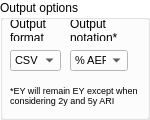
              <widget class="QGroupBox" name="groupBox_2">
               <property name="palette">
                <palette>
                 <active>
                  <colorrole role="WindowText">
                   <brush brushstyle="SolidPattern">
                    <color alpha="255">
                     <red>0</red>
                     <green>0</green>
                     <blue>0</blue>
                    </color>
                   </brush>
                  </colorrole>
                  <colorrole role="Button">
                   <brush brushstyle="SolidPattern">
                    <color alpha="255">
                     <red>255</red>
                     <green>255</green>
                     <blue>255</blue>
                    </color>
                   </brush>
                  </colorrole>
                  <colorrole role="Light">
                   <brush brushstyle="SolidPattern">
                    <color alpha="255">
                     <red>255</red>
                     <green>255</green>
                     <blue>255</blue>
                    </color>
                   </brush>
                  </colorrole>
                  <colorrole role="Midlight">
                   <brush brushstyle="SolidPattern">
                    <color alpha="255">
                     <red>255</red>
                     <green>255</green>
                     <blue>255</blue>
                    </color>
                   </brush>
                  </colorrole>
                  <colorrole role="Dark">
                   <brush brushstyle="SolidPattern">
                    <color alpha="255">
                     <red>127</red>
                     <green>127</green>
                     <blue>127</blue>
                    </color>
                   </brush>
                  </colorrole>
                  <colorrole role="Mid">
                   <brush brushstyle="SolidPattern">
                    <color alpha="255">
                     <red>170</red>
                     <green>170</green>
                     <blue>170</blue>
                    </color>
                   </brush>
                  </colorrole>
                  <colorrole role="Text">
                   <brush brushstyle="SolidPattern">
                    <color alpha="255">
                     <red>0</red>
                     <green>0</green>
                     <blue>0</blue>
                    </color>
                   </brush>
                  </colorrole>
                  <colorrole role="BrightText">
                   <brush brushstyle="SolidPattern">
                    <color alpha="255">
                     <red>255</red>
                     <green>255</green>
                     <blue>255</blue>
                    </color>
                   </brush>
                  </colorrole>
                  <colorrole role="ButtonText">
                   <brush brushstyle="SolidPattern">
                    <color alpha="255">
                     <red>0</red>
                     <green>0</green>
                     <blue>0</blue>
                    </color>
                   </brush>
                  </colorrole>
                  <colorrole role="Base">
                   <brush brushstyle="SolidPattern">
                    <color alpha="255">
                     <red>255</red>
                     <green>255</green>
                     <blue>255</blue>
                    </color>
                   </brush>
                  </colorrole>
                  <colorrole role="Window">
                   <brush brushstyle="SolidPattern">
                    <color alpha="255">
                     <red>255</red>
                     <green>255</green>
                     <blue>255</blue>
                    </color>
                   </brush>
                  </colorrole>
                  <colorrole role="Shadow">
                   <brush brushstyle="SolidPattern">
                    <color alpha="255">
                     <red>0</red>
                     <green>0</green>
                     <blue>0</blue>
                    </color>
                   </brush>
                  </colorrole>
                  <colorrole role="AlternateBase">
                   <brush brushstyle="SolidPattern">
                    <color alpha="255">
                     <red>255</red>
                     <green>255</green>
                     <blue>255</blue>
                    </color>
                   </brush>
                  </colorrole>
                  <colorrole role="ToolTipBase">
                   <brush brushstyle="SolidPattern">
                    <color alpha="255">
                     <red>255</red>
                     <green>255</green>
                     <blue>220</blue>
                    </color>
                   </brush>
                  </colorrole>
                  <colorrole role="ToolTipText">
                   <brush brushstyle="SolidPattern">
                    <color alpha="255">
                     <red>0</red>
                     <green>0</green>
                     <blue>0</blue>
                    </color>
                   </brush>
                  </colorrole>
                 </active>
                 <inactive>
                  <colorrole role="WindowText">
                   <brush brushstyle="SolidPattern">
                    <color alpha="255">
                     <red>0</red>
                     <green>0</green>
                     <blue>0</blue>
                    </color>
                   </brush>
                  </colorrole>
                  <colorrole role="Button">
                   <brush brushstyle="SolidPattern">
                    <color alpha="255">
                     <red>255</red>
                     <green>255</green>
                     <blue>255</blue>
                    </color>
                   </brush>
                  </colorrole>
                  <colorrole role="Light">
                   <brush brushstyle="SolidPattern">
                    <color alpha="255">
                     <red>255</red>
                     <green>255</green>
                     <blue>255</blue>
                    </color>
                   </brush>
                  </colorrole>
                  <colorrole role="Midlight">
                   <brush brushstyle="SolidPattern">
                    <color alpha="255">
                     <red>255</red>
                     <green>255</green>
                     <blue>255</blue>
                    </color>
                   </brush>
                  </colorrole>
                  <colorrole role="Dark">
                   <brush brushstyle="SolidPattern">
                    <color alpha="255">
                     <red>127</red>
                     <green>127</green>
                     <blue>127</blue>
                    </color>
                   </brush>
                  </colorrole>
                  <colorrole role="Mid">
                   <brush brushstyle="SolidPattern">
                    <color alpha="255">
                     <red>170</red>
                     <green>170</green>
                     <blue>170</blue>
                    </color>
                   </brush>
                  </colorrole>
                  <colorrole role="Text">
                   <brush brushstyle="SolidPattern">
                    <color alpha="255">
                     <red>0</red>
                     <green>0</green>
                     <blue>0</blue>
                    </color>
                   </brush>
                  </colorrole>
                  <colorrole role="BrightText">
                   <brush brushstyle="SolidPattern">
                    <color alpha="255">
                     <red>255</red>
                     <green>255</green>
                     <blue>255</blue>
                    </color>
                   </brush>
                  </colorrole>
                  <colorrole role="ButtonText">
                   <brush brushstyle="SolidPattern">
                    <color alpha="255">
                     <red>0</red>
                     <green>0</green>
                     <blue>0</blue>
                    </color>
                   </brush>
                  </colorrole>
                  <colorrole role="Base">
                   <brush brushstyle="SolidPattern">
                    <color alpha="255">
                     <red>255</red>
                     <green>255</green>
                     <blue>255</blue>
                    </color>
                   </brush>
                  </colorrole>
                  <colorrole role="Window">
                   <brush brushstyle="SolidPattern">
                    <color alpha="255">
                     <red>255</red>
                     <green>255</green>
                     <blue>255</blue>
                    </color>
                   </brush>
                  </colorrole>
                  <colorrole role="Shadow">
                   <brush brushstyle="SolidPattern">
                    <color alpha="255">
                     <red>0</red>
                     <green>0</green>
                     <blue>0</blue>
                    </color>
                   </brush>
                  </colorrole>
                  <colorrole role="AlternateBase">
                   <brush brushstyle="SolidPattern">
                    <color alpha="255">
                     <red>255</red>
                     <green>255</green>
                     <blue>255</blue>
                    </color>
                   </brush>
                  </colorrole>
                  <colorrole role="ToolTipBase">
                   <brush brushstyle="SolidPattern">
                    <color alpha="255">
                     <red>255</red>
                     <green>255</green>
                     <blue>220</blue>
                    </color>
                   </brush>
                  </colorrole>
                  <colorrole role="ToolTipText">
                   <brush brushstyle="SolidPattern">
                    <color alpha="255">
                     <red>0</red>
                     <green>0</green>
                     <blue>0</blue>
                    </color>
                   </brush>
                  </colorrole>
                 </inactive>
                 <disabled>
                  <colorrole role="WindowText">
                   <brush brushstyle="SolidPattern">
                    <color alpha="255">
                     <red>127</red>
                     <green>127</green>
                     <blue>127</blue>
                    </color>
                   </brush>
                  </colorrole>
                  <colorrole role="Button">
                   <brush brushstyle="SolidPattern">
                    <color alpha="255">
                     <red>255</red>
                     <green>255</green>
                     <blue>255</blue>
                    </color>
                   </brush>
                  </colorrole>
                  <colorrole role="Light">
                   <brush brushstyle="SolidPattern">
                    <color alpha="255">
                     <red>255</red>
                     <green>255</green>
                     <blue>255</blue>
                    </color>
                   </brush>
                  </colorrole>
                  <colorrole role="Midlight">
                   <brush brushstyle="SolidPattern">
                    <color alpha="255">
                     <red>255</red>
                     <green>255</green>
                     <blue>255</blue>
                    </color>
                   </brush>
                  </colorrole>
                  <colorrole role="Dark">
                   <brush brushstyle="SolidPattern">
                    <color alpha="255">
                     <red>127</red>
                     <green>127</green>
                     <blue>127</blue>
                    </color>
                   </brush>
                  </colorrole>
                  <colorrole role="Mid">
                   <brush brushstyle="SolidPattern">
                    <color alpha="255">
                     <red>170</red>
                     <green>170</green>
                     <blue>170</blue>
                    </color>
                   </brush>
                  </colorrole>
                  <colorrole role="Text">
                   <brush brushstyle="SolidPattern">
                    <color alpha="255">
                     <red>127</red>
                     <green>127</green>
                     <blue>127</blue>
                    </color>
                   </brush>
                  </colorrole>
                  <colorrole role="BrightText">
                   <brush brushstyle="SolidPattern">
                    <color alpha="255">
                     <red>255</red>
                     <green>255</green>
                     <blue>255</blue>
                    </color>
                   </brush>
                  </colorrole>
                  <colorrole role="ButtonText">
                   <brush brushstyle="SolidPattern">
                    <color alpha="255">
                     <red>127</red>
                     <green>127</green>
                     <blue>127</blue>
                    </color>
                   </brush>
                  </colorrole>
                  <colorrole role="Base">
                   <brush brushstyle="SolidPattern">
                    <color alpha="255">
                     <red>255</red>
                     <green>255</green>
                     <blue>255</blue>
                    </color>
                   </brush>
                  </colorrole>
                  <colorrole role="Window">
                   <brush brushstyle="SolidPattern">
                    <color alpha="255">
                     <red>255</red>
                     <green>255</green>
                     <blue>255</blue>
                    </color>
                   </brush>
                  </colorrole>
                  <colorrole role="Shadow">
                   <brush brushstyle="SolidPattern">
                    <color alpha="255">
                     <red>0</red>
                     <green>0</green>
                     <blue>0</blue>
                    </color>
                   </brush>
                  </colorrole>
                  <colorrole role="AlternateBase">
                   <brush brushstyle="SolidPattern">
                    <color alpha="255">
                     <red>255</red>
                     <green>255</green>
                     <blue>255</blue>
                    </color>
                   </brush>
                  </colorrole>
                  <colorrole role="ToolTipBase">
                   <brush brushstyle="SolidPattern">
                    <color alpha="255">
                     <red>255</red>
                     <green>255</green>
                     <blue>220</blue>
                    </color>
                   </brush>
                  </colorrole>
                  <colorrole role="ToolTipText">
                   <brush brushstyle="SolidPattern">
                    <color alpha="255">
                     <red>0</red>
                     <green>0</green>
                     <blue>0</blue>
                    </color>
                   </brush>
                  </colorrole>
                 </disabled>
                </palette>
               </property>
               <property name="autoFillBackground">
                <bool>true</bool>
               </property>
               <property name="title">
                <string>Output options</string>
               </property>
               <widget class="QLabel" name="label_8">
                <property name="geometry">
                 <rect>
                  <x>10</x>
                  <y>20</y>
                  <width>41</width>
                  <height>21</height>
                 </rect>
                </property>
                <property name="frameShape">
                 <enum>QFrame::NoFrame</enum>
                </property>
                <property name="text">
                 <string>Output format</string>
                </property>
                <property name="wordWrap">
                 <bool>true</bool>
                </property>
               </widget>
               <widget class="QLabel" name="label_12">
                <property name="geometry">
                 <rect>
                  <x>70</x>
                  <y>20</y>
                  <width>61</width>
                  <height>21</height>
                 </rect>
                </property>
                <property name="frameShape">
                 <enum>QFrame::NoFrame</enum>
                </property>
                <property name="text">
                 <string>Output notation*</string>
                </property>
                <property name="wordWrap">
                 <bool>true</bool>
                </property>
               </widget>
               <widget class="QComboBox" name="comboBox_outputF">
                <property name="geometry">
                 <rect>
                  <x>10</x>
                  <y>50</y>
                  <width>51</width>
                  <height>21</height>
                 </rect>
                </property>
                <property name="font">
                 <font>
                  <pointsize>8</pointsize>
                 </font>
                </property>
                <item>
                 <property name="text">
                  <string>CSV</string>
                 </property>
                </item>
                <item>
                 <property name="text">
                  <string>ts1</string>
                 </property>
                </item>
               </widget>
               <widget class="QComboBox" name="comboBox_outputN">
                <property name="geometry">
                 <rect>
                  <x>70</x>
                  <y>50</y>
                  <width>58</width>
                  <height>21</height>
                 </rect>
                </property>
                <property name="font">
                 <font>
                  <pointsize>8</pointsize>
                 </font>
                </property>
                <item>
                 <property name="text">
                  <string>% AEP</string>
                 </property>
                </item>
                <item>
                 <property name="text">
                  <string>yr ARI</string>
                 </property>
                </item>
               </widget>
               <widget class="QLabel" name="label_5">
                <property name="geometry">
                 <rect>
                  <x>10</x>
                  <y>80</y>
                  <width>131</width>
                  <height>31</height>
                 </rect>
                </property>
                <property name="font">
                 <font>
                  <pointsize>7</pointsize>
                 </font>
                </property>
                <property name="text">
                 <string>*EY will remain EY except when considering 2y and 5y ARI</string>
                </property>
                <property name="wordWrap">
                 <bool>true</bool>
                </property>
               </widget>
              </widget>
